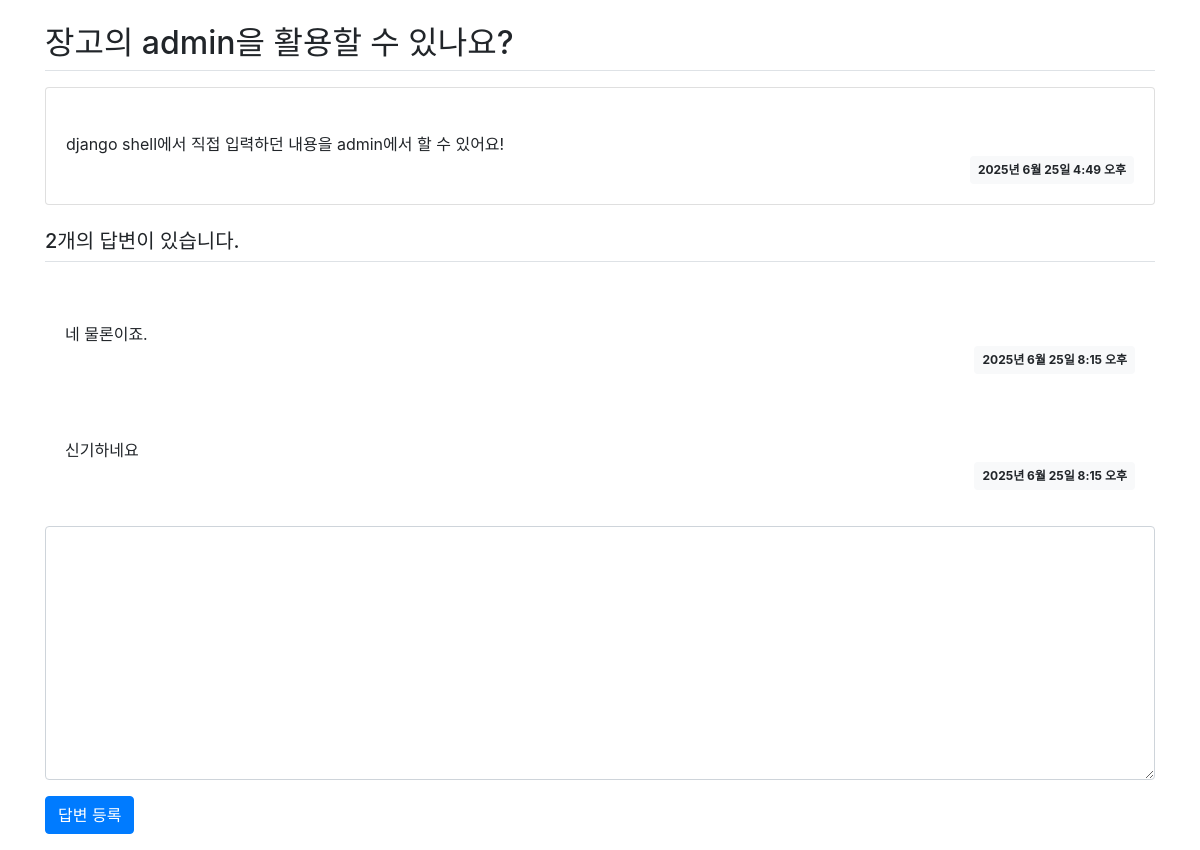
The app's page /pybo/3/, older data.
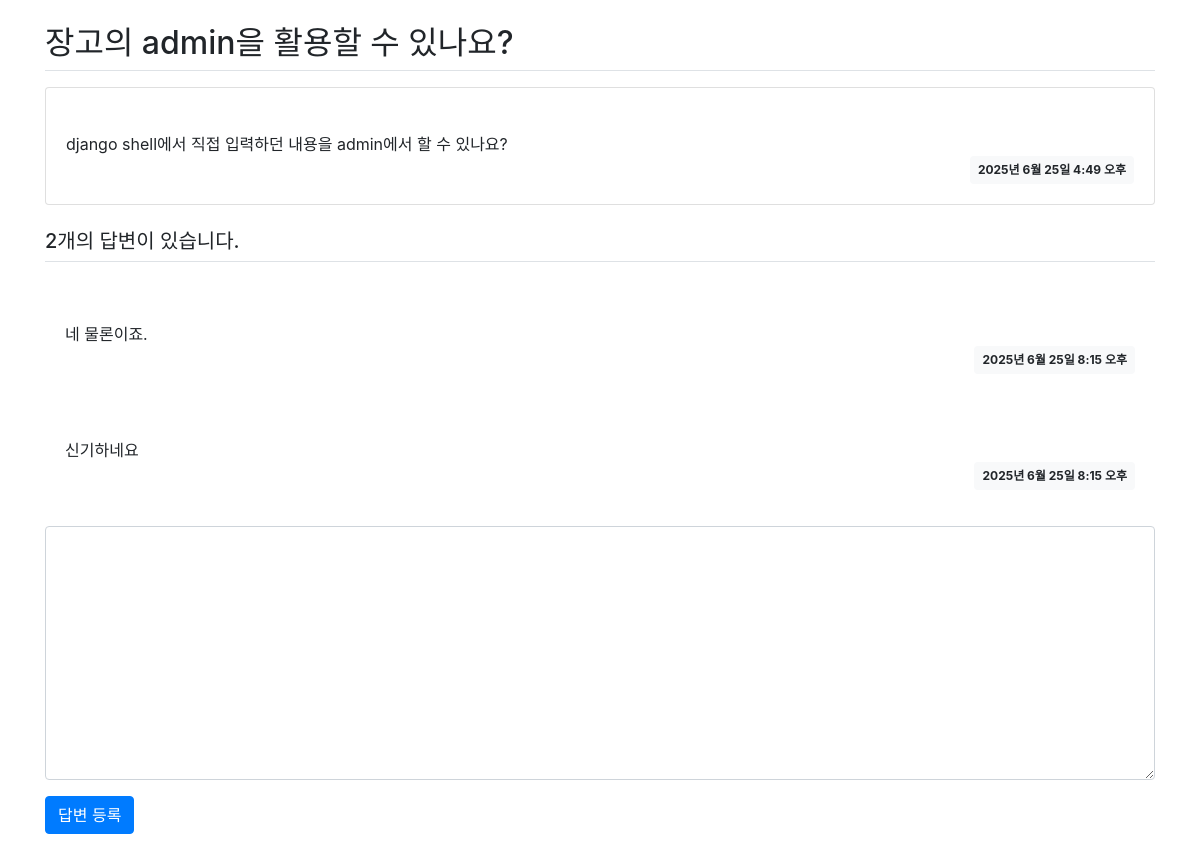
The same page, newer data.
### pybo/models.py (models this page shows, shortened)
class Question(models.Model):
    subject = models.CharField(max_length=200)
    content = models.TextField()
    create_date = models.DateTimeField()

### pybo/views.py (the view)
# urls.py: path('<int:question_id>/', views.detail, name='detail'),
def detail(request, question_id):
    question = get_object_or_404(Question, pk=question_id)
    context = {'question': question}
    return render(request, 'pybo/question_detail.html', context)

### templates/pybo/question_detail.html (shortened to what this page needs)
{% extends 'base.html' %}
{% block content %}
<div class="container my-3">
    <h2 class="border-bottom py-2">{{ question.subject }}</h2>
    <div class="card my-3">
        <div class="card-body">
            <div class="card-text" style="white-space: pre-line;">
                {{ question.content }}
            </div>
            <div class="d-flex justify-content-end">
                <div class="badge badge-light p-2">
                    {{ question.create_date }}
                </div>
            </div>
        </div>
    </div>
    <h5 class="border-bottom my-3 py-2">
        {{ question.answer_set.count }}개의 답변이 있습니다.
    </h5>
    {% for answer in question.answer_set.all %}
    <div class="card-body">
        <div class="card-text" style="white-space: pre-line">
            {{ answer.content }}
        </div>
        <div class="d-flex justify-content-end">
            <div class="badge badge-light p-2">
                {{ answer.create_date }}
            </div>
        </div>
    </div>
    {% endfor %}
    <form action="{% url 'pybo:answer_create' question.id %}"
          method="post" class="my-3">
        <div class="form-group">
            <textarea name="content" id="content"
                      class="form-control" rows="10"></textarea>
        </div>
        <input type="submit" value="답변 등록" class="btn btn-primary">
    </form>
</div>
{% endblock %}

Row changes from the older to the newer data that the page shows:
changed Question "장고의 admin을 활용할 수 있나요?": content "django shell에서 직접 입력하던 내용을 admin에서 할 수 있어요!" → "django shell에서 직접 입력하던 내용을 admin에서 할 수 있나요?"
